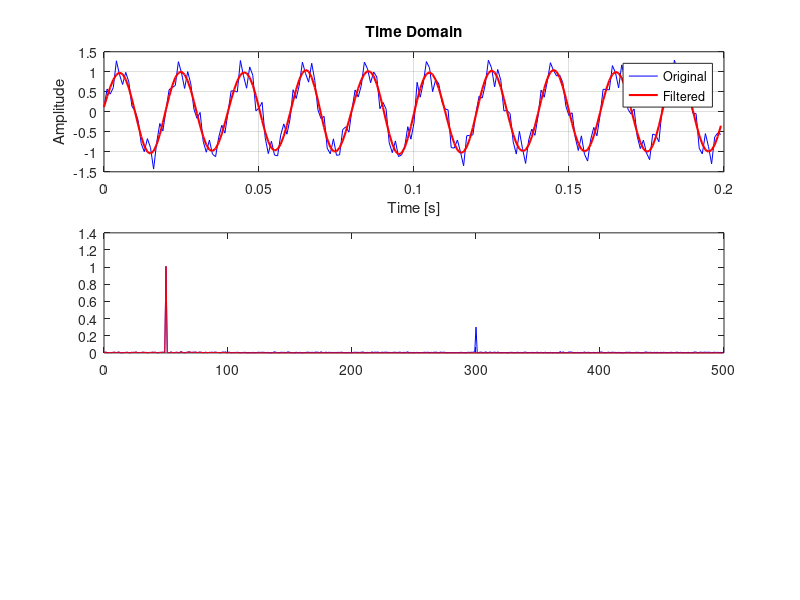

This chart was generated by the following MATLAB code: (Note: this script raises an error after producing the figure.)
%% {{NAME}} — Signal Filter Design Template
% 自动生成 by ml template filter
% 日期: {{DATE}}

clear; clc; close all;

%% 1. Create test signal
fs = 1000;                     % Sampling frequency [Hz]
T = 1;                          % Duration [s]
t = 0:1/fs:T-1/fs;
n = length(t);

% Composite signal: low-freq tone + high-freq noise
f_signal = 50;                  % Signal frequency [Hz]
f_noise = 300;                  % Noise frequency [Hz]
x = sin(2*pi*f_signal*t) + 0.3*sin(2*pi*f_noise*t) + 0.1*randn(1, n);

fprintf('Signal: fs=%d Hz, duration=%.1f s, samples=%d\n', fs, T, n);

%% 2. Frequency analysis
X = fft(x);
P2 = abs(X / n);
P1 = P2(1:floor(n/2)+1);
P1(2:end-1) = 2 * P1(2:end-1);
f = fs * (0:(n/2)) / n;

%% 3. Filter design
% Low-pass Butterworth filter
cutoff = 100;                   % Cutoff frequency [Hz]
order = 6;                      % Filter order
[b, a] = butter(order, cutoff/(fs/2), 'low');

% Apply filter
y = filtfilt(b, a, x);          % Zero-phase filtering

fprintf('Filter: Butterworth low-pass\n');
fprintf('  Order: %d\n', order);
fprintf('  Cutoff: %d Hz\n', cutoff);

%% 4. Compare before/after
Y = fft(y);
P2_y = abs(Y / n);
P1_y = P2_y(1:floor(n/2)+1);
P1_y(2:end-1) = 2 * P1_y(2:end-1);

figure('Name', 'Filter Results', 'Position', [100 100 1000 700]);

subplot(3, 1, 1);
plot(t(1:200), x(1:200), 'b-', 'DisplayName', 'Original');
hold on;
plot(t(1:200), y(1:200), 'r-', 'LineWidth', 1.5, 'DisplayName', 'Filtered');
xlabel('Time [s]'); ylabel('Amplitude');
legend; grid on; title('Time Domain');

subplot(3, 1, 2);
plot(f(1:500), P1(1:500), 'b-', 'DisplayName', 'Original Spectrum');
hold on;
plot(f(1:500), P1_y(1:500), 'r-', 'DisplayName', 'Filtered Spectrum');
xline(cutoff, 'k--', 'Cutoff', 'LabelOrientation', 'horizontal');
xlabel('Frequency [Hz]'); ylabel('Magnitude');
legend; grid on; title('Frequency Domain');

subplot(3, 1, 3);
semilogy(f(1:500), P1_y(1:500), 'r-', 'LineWidth', 1);
xlabel('Frequency [Hz]'); ylabel('Log Magnitude');
grid on; title('Filtered Spectrum (Log Scale)');

saveas(gcf, 'filter_results.png'); close(gcf);

%% 5. Quantify results
noise_before = rms(x - sin(2*pi*f_signal*t));
noise_after  = rms(y - sin(2*pi*f_signal*t));
fprintf('\nResults:\n');
fprintf('  Noise before filter: %.4f\n', noise_before);
fprintf('  Noise after filter:  %.4f\n', noise_after);
fprintf('  Improvement:         %.1f dB\n', 20*log10(noise_before/noise_after));
fprintf('\nFiltering complete. Results saved to filter_results.png\n');
